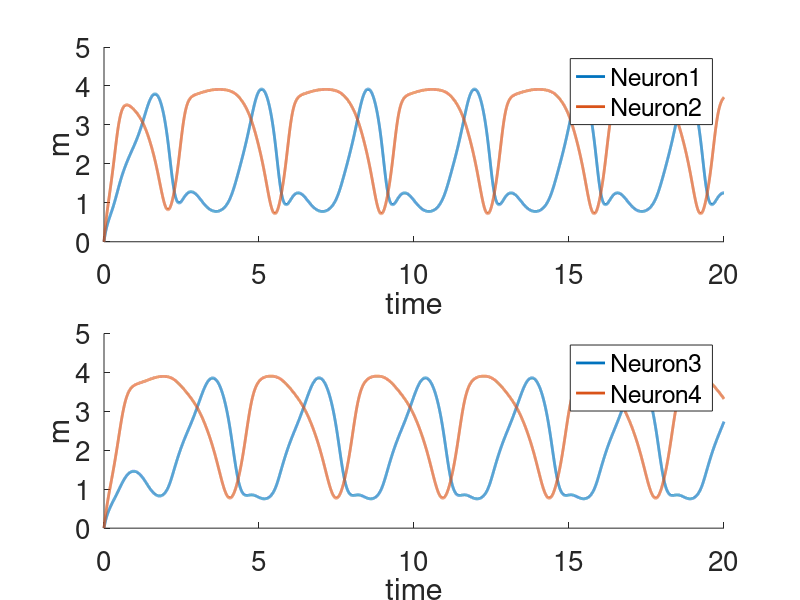
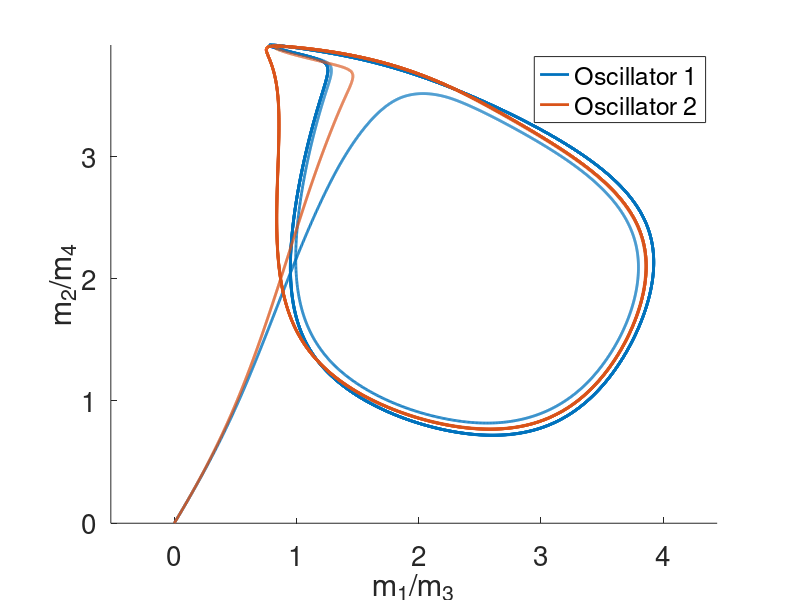
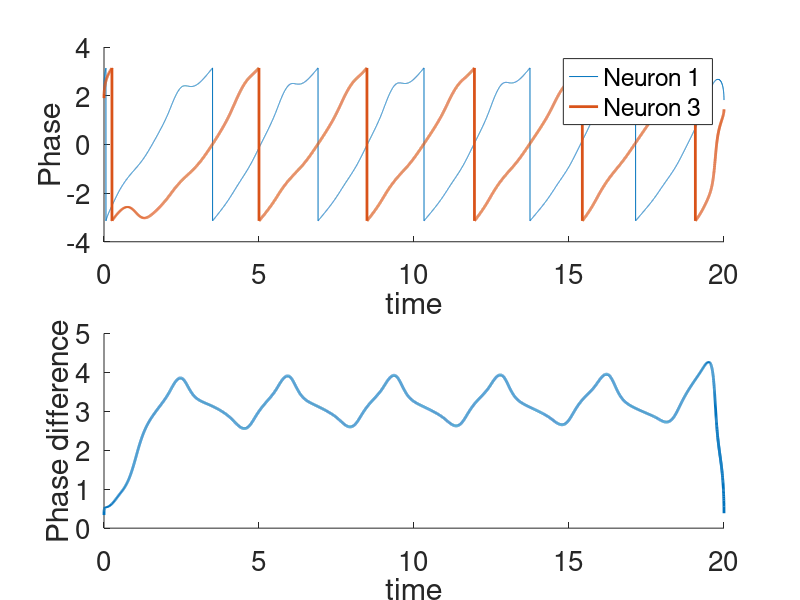
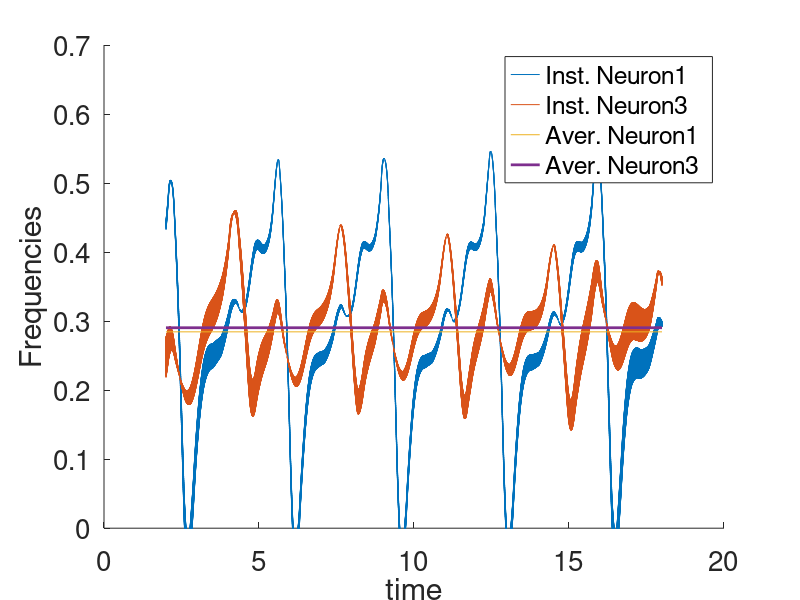

Write MATLAB code to recreate these figures, in order.
function two_neural_oscillators
% Two coupled neural oscillators made of leaky-integrator neurons
close all
global tau;
global D;
global b;
global w;
global a_sens;
global omega_mech;

% Parameters of the neural network
% MODIFY THE PARAMETER VALUES

tau   = [0.06, 0.06, 0.08, 0.08]';  % CHANGE THIS TO CHANGE THE INTRINSIC FREQUENCIES
D     = 1;

b     = [-2.75, -1.75, -2.75, -1.75]';     % Values for a limit cycle
w     = zeros(4,4);
w(1:2,1:2)     = [4.5, -1; 1, 4.5]';  % First oscillator
w(3:4,3:4)     = [4.5, -1; 1, 4.5]';  % Second oscillator

% Coupling between the two neural oscillators:
% ADD COUPLING WEIGHTS HERE BETWEEN NEURONS 1 AND 3 (OR OTHER NEURONS OF YOUR CHOICE).
w(1,3) = -0.9;
w(3,1) = -0.9;

% Forcing term from a periodic mechanical input
% SET VALUES FOR THE PERIODIC FORCING TERM, see question 7.b
a_sens = 0.0;
omega_mech = 2*pi*2.0;

% Initial conditions
%  SET THE INITIAL CONDITIONS
y_0 = [0 0 0 0]';   % Values of the membrane potentials of the four neurons

dt = 0.001; % Force ode45 to return values at small steps
% RungeKutta Integration
[T,Y] = ode45(@(t,y) LI_network_ode(t,y),[0:dt:20],y_0);

% Recompute the firing rates for the figures:
X(:,1) = 1./(1+exp(-D*(Y(:,1)+b(1))));
X(:,2) = 1./(1+exp(-D*(Y(:,2)+b(2))));
X(:,3) = 1./(1+exp(-D*(Y(:,3)+b(3))));
X(:,4) = 1./(1+exp(-D*(Y(:,4)+b(4))));


% Make a figure of the time evolutions of m and x
%close all;
figure(1)
subplot(2,1,1);
axis([0 T(end) 0 5])
set(gca,'FontSize',20)
hold on
plot(T,Y(:,1:2),'LineWidth',2)
legend('Neuron1','Neuron2')
xlabel('time'); ylabel('m');

subplot(2,1,2);
axis([0 T(end) 0 5])
set(gca,'FontSize',20)
hold on
plot(T,Y(:,3:4),'LineWidth',2)
legend('Neuron3','Neuron4')
xlabel('time'); ylabel('m');

print -dpng two_neural_oscillators.png

% Make a figure for the projected phase plots
figure(2);
axis equal
set(gca,'FontSize',20)
hold on
plot(Y(:,1),Y(:,2),'LineWidth',2)
plot(Y(:,3),Y(:,4),'LineWidth',2)
legend('Oscillator 1','Oscillator 2')
xlabel('m_1/m_3'); ylabel('m_2/m_4');
print -dpng two_neural_oscillators_phaseplot.png

figure(3);
set(gca,'FontSize',20)
hold on
plot(T,Y(:,1)-Y(:,3),'LineWidth',2)
xlabel('time'); ylabel('m1-m3');


% Compute the phases using the Hilbert transform:
z1 = hilbert(Y(:,1)-mean(Y(:,1)));
phase1 = angle(z1);
unwrapped_phase1 = unwrap(angle(z1));
% Estimate the instantaneous and average frequencies (ignore beginning and end of signal)
ignored_steps = 2000;
freq1 = (unwrapped_phase1(end-ignored_steps)-unwrapped_phase1(ignored_steps)) /  (T(end-ignored_steps)-T(ignored_steps));
freq1=freq1/(2*pi);
inst_freq1 = diff(unwrapped_phase1(ignored_steps : end-ignored_steps)) / (2 * pi * dt);
T_inst_freq1 = T(ignored_steps+1 : end-ignored_steps);

z3 = hilbert(Y(:,3)-mean(Y(:,3)));
phase3 = angle(z3);
unwrapped_phase3 = unwrap(angle(z3));
% Estimate the instantaneous and average frequencies (ignore beginning and end of signal)
freq3 = (unwrapped_phase3(end-ignored_steps)-unwrapped_phase3(ignored_steps)) /  (T(end-ignored_steps)-T(ignored_steps));
freq3=freq3/(2*pi);
inst_freq3 = diff(unwrapped_phase3(ignored_steps : end-ignored_steps)) / (2 * pi * dt);
T_inst_freq3 = T(ignored_steps+1 : end-ignored_steps);

disp(sprintf('Estimated frequencies between t=%0.2f and t=%0.2f : freq1=%0.2f, freq3=%0.2f \n',T(ignored_steps),T(end-ignored_steps),freq1,freq3))


figure(4);
subplot(2,1,1);
set(gca,'FontSize',20)
hold on
plot(T,phase1,T,phase3,'LineWidth',2)
legend('Neuron 1','Neuron 3')
xlabel('time'); ylabel('Phase');
subplot(2,1,2);
set(gca,'FontSize',20)
hold on
plot(T,unwrapped_phase1-unwrapped_phase3,'LineWidth',2)
xlabel('time'); ylabel('Phase difference');
print -dpng two_neural_oscillators_phasedifferences.png

figure(5)
set(gca,'FontSize',20)
hold on
if a_sens ==0
plot(T_inst_freq1,inst_freq1,T_inst_freq3,inst_freq3,[T(ignored_steps),T(end-ignored_steps)],[freq1,freq1],[T(ignored_steps),T(end-ignored_steps)],[freq3,freq3],'LineWidth',2)
legend('Inst. Neuron1','Inst. Neuron3','Aver. Neuron1','Aver. Neuron3','location','best')
else
    plot(T_inst_freq1,inst_freq1,T_inst_freq3,inst_freq3,[T(ignored_steps),T(end-ignored_steps)],[freq1,freq1],[T(ignored_steps),T(end-ignored_steps)],[freq3,freq3],[T(ignored_steps),T(end-ignored_steps)],[omega_mech/(2*pi) omega_mech/(2*pi)],'LineWidth',2)
legend('Inst. Neuron1','Inst. Neuron3','Aver. Neuron1','Aver. Neuron3','Mech. forcing','location','best')

end

    aa=axis;
axis([aa(1) aa(2) 0 aa(4)])

xlabel('time'); ylabel('Frequencies');
print -dpng two_neural_oscillators_inst_freq.png
end


function yd = LI_network_ode(t,y)
% Derivative function of a network of leaky integrator neurons,
% y is the vector of membrane potentials (variable m in lecture equations)

global tau;
global D;
global b;
global w;
global a_sens;
global omega_mech;

% update the firing rates:
x = 1./(1+exp(-D*(y+b)));

% compute the dentritic sums for both neurons
dend_sum =  w *x;

% Apply a periodic forcing term to one of the neural oscillators
% (mechanical input). Here it is applied to Neuron 1. FEEL FREE TO CHANGE
dend_sum(1) = dend_sum(1) + a_sens* sin(omega_mech*t);

% compute the membrane potential derivative:
yd = (dend_sum-y)./tau;

end

